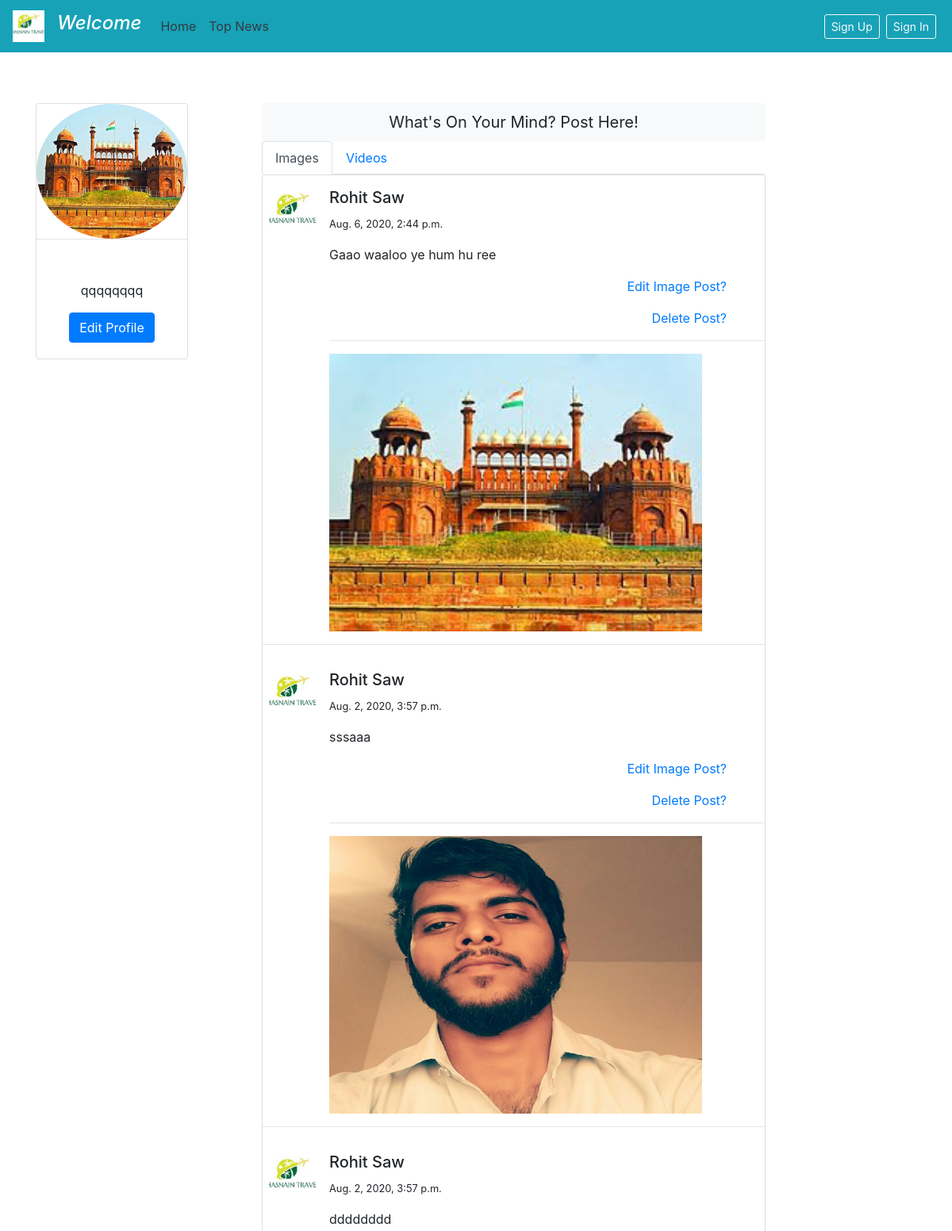
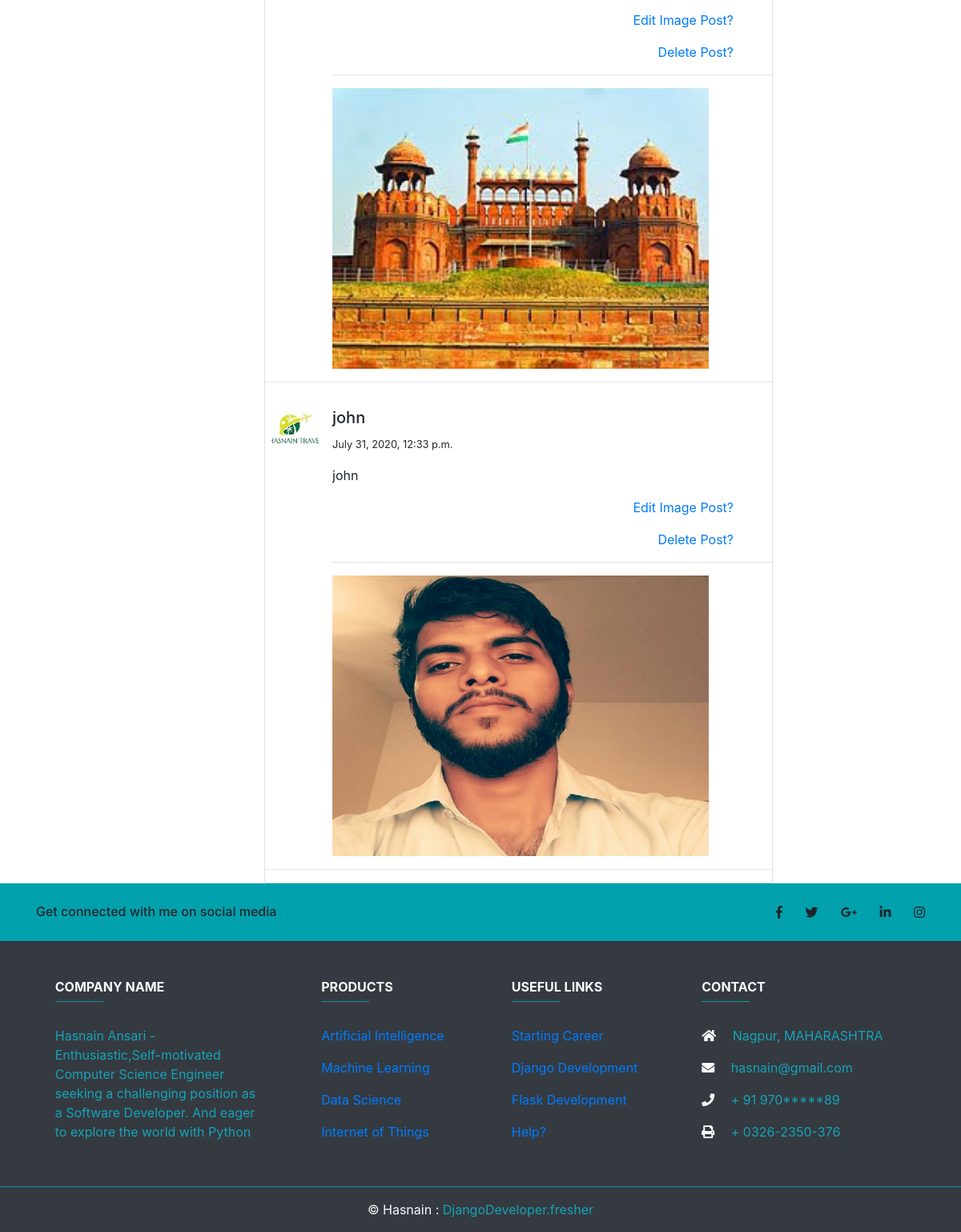
Page /fbuser on the committed database (2 pictures, top to bottom).
### fb1/models.py (models this page shows)
class Userprofile(models.Model):
    profilepic = models.ImageField(default = 'static/images/hasntravel.jpg')
    about = models.TextField()

class Imagepost(models.Model):
    imagename = models.ImageField()
    date = models.DateTimeField(default=datetime.now())
    caption = models.CharField(max_length = 2222 , default = None)
    image = models.ImageField()

### fb1/views.py (the view)
# urls.py: path('fbuser', views.fbuser,name='fbuser'),
def fbuser(request):
    fetchuserdata = Userprofile.objects.all().last() #for getting last person or last data from database
    fetchimagepost = Imagepost.objects.all()[::-1]
    fetchvideopost = Videopost.objects.all()[::-1]
    """ if request.method == 'POST':

        postmessage = request.POST.get('postcomment')
        pm = Postcomment(message1=postmessage)
        pm.save()
        return redirect("/fbuser") """
    return render(request , 'fbuser.html', {'fetchimage':fetchimagepost , 'fetchvideo': fetchvideopost , 'fetchuser':fetchuserdata})

### templates/fbuser.html (shortened to what this page needs)
{% extends 'base.html' %}
{% block content %}
<div class = "container  pt-5">
<div class="row">
  <div class="col-sm-3">
  <div class="card text-center" style="width: 12rem;">
  {% if fetchuser.profilepic == None %}
  <img src="static/images/hasntravel.jpg" class="rounded-circle" style="width: auto; height: 170px;" alt="Cinque Terre">
 {% else %}
  <img src="{{fetchuser.profilepic.url}}" class="rounded-circle" style="width: auto; height: 170px;" alt="Cinque Terre">
{% endif %}
  <hr class="hr mt-0" >
  <div class="card-body">
    <p class="card-text">{{fetchuser.about}}</p>
    <a href="editprofile" class="btn btn-primary">Edit Profile</a>
  </div>
</div>
  </div>
  <div class="col-sm-7 col-offset-md-2">
<a type="button" class="btn btn-light btn-lg btn-block" href="posts">What's On Your Mind? Post Here!</a>
      <ul class="nav nav-tabs" id="myTab" role="tablist">
  <li class="nav-item">
    <a class="nav-link active" id="home-tab" data-toggle="tab" href="#home" role="tab" aria-controls="home" aria-selected="true">Images</a>
  </li>
  <li class="nav-item">
    <a class="nav-link" id="profile-tab" data-toggle="tab" href="#profile" role="tab" aria-controls="profile" aria-selected="false">Videos</a>
  </li>
</ul>
<div class="tab-content" id="myTabContent">
  <div class="tab-pane fade show active" id="home" role="tabpanel" aria-labelledby="home-tab"><div class="card">
      {% for fetch1 in fetchimage %}
      {% if fetch1.image %}
      <div class="media mt-3">
      <img src="static/images/hasntravel.jpg" class="align-self-start mr-3 ml-2 mr-2" style="width: 60px; height: 60px;" alt="...">
      <div class="media-body">
      <div class="col-sm-13">
        <h5 class="mt-0">{{fetch1.imagename}}</h5>
        <p><small>{{fetch1.date}}</small></p>
        <p>{{fetch1.caption}}</p>
            <a href = 'imagepost'>
             <p class = "text-right mr-5">Edit Image Post?</p>
            </a>
            <a href="{% url 'delete' fetch1.id %}">
            <p class = "text-right mr-5">Delete Post?</p>
            </a>
          </div>
        <hr>
        {% if fetch1.image %}
    <img src="{{fetch1.image.url}}" class="img-fluid" style="width: auto; width: 470px; height: 350px;" alt="Responsive image">
      {% endif %}
      </div>
    </div>
        <hr class="hr mt-3 mb-3">
      {% endif %}
    {% endfor %}
</div>
</div>
</div>
  </div>
  </div>
  </div>
{%endblock%}

### templates/base.html (shortened to what this page needs)
<!doctype html>
<html lang="en">
  <head>
    <link rel="stylesheet" href="https://stackpath.bootstrapcdn.com/bootstrap/4.5.0/css/bootstrap.min.css">
  </head>
  <body>
  <nav class="navbar navbar-expand-md navbar-dark fixed-top bg-info">
  <a class="navbar-brand" href="#">
    <img src="static/images/hasntravel.jpg" alt="logo" style="width:40px;">
  </a>
  <a class="navbar-brand" href="#"><i><h4>Welcome</i>  {{user.first_name}} </h4></a>
  <div class="collapse navbar-collapse" id="navbarSupportedContent">
    <ul class="navbar-nav mr-auto">
      <li class="nav-item active">
        <a class="nav-link text-dark" href="/">Home <span class="sr-only">(current)</span></a>
      </li>
      <li class="nav-item">
        <a class="nav-link text-dark waves-effect waves-light" href="news">Top News</a>
      </li>
    </ul>
 {% if user.is_authenticated %}
      <a class="btn btn-outline-light btn-sm my-2" href="logout" role="button">Logout</a>
    {% else %}
      <a class="btn btn-outline-light btn-sm my-2 mx-1" href="sign_up" role="button">Sign Up</a>
      <a class="btn btn-outline-light btn-sm my-2 mx-1" href="signin" role="button">Sign In</a>
    {% endif %}
  </div>
</nav>
{% block content %}
  {%endblock%}
<link rel="stylesheet" href="https://use.fontawesome.com/releases/v5.7.0/css/all.css">
<footer class="page-footer font-small bg-dark">
  <div style="background-color: #00A1AD;">
    <div class="container">
      <div class="row py-4 d-flex align-items-center">
        <div class="col-md-6 col-lg-5 text-center text-md-left mb-4 mb-md-0">
          <h6 class="mb-0 ">Get connected with me on social media</h6>
        </div>
        <div class="col-md-6 col-lg-7 text-center text-md-right">
          <a class="fb-ic">
            <i class="fab fa-facebook-f white-text mr-4"> </i>
          </a>
          <a class="tw-ic">
            <i class="fab fa-twitter white-text mr-4"> </i>
          </a>
          <a class="gplus-ic">
            <i class="fab fa-google-plus-g white-text mr-4"> </i>
          </a>
          <a class="li-ic">
            <i class="fab fa-linkedin-in white-text mr-4"> </i>
          </a>
          <a class="ins-ic">
            <i class="fab fa-instagram white-text"> </i>
          </a>
        </div>
      </div>
    </div>
  </div>
  <div class="container text-center text-md-left mt-5">
    <div class="row mt-3">
      <div class="col-md-3 col-lg-4 col-xl-3 mx-auto mb-4">
        <h6 class="text-uppercase font-weight-bold text-light">Company name</h6>
        <hr class="bg-info accent-2 mb-4 mt-0 d-inline-block mx-auto" style="width: 60px;">
        <p class = "text text-info">Hasnain Ansari - Enthusiastic,Self-motivated Computer Science Engineer seeking a challenging position as a Software Developer. And eager to explore the world with Python</p>
      </div>
      <div class="col-md-2 col-lg-2 col-xl-2 mx-auto mb-4">
        <h6 class="text-uppercase font-weight-bold text-light">Products</h6>
        <hr class="bg-info accent-2 mb-4 mt-0 d-inline-block mx-auto" style="width: 60px;">
        <p>
          <a href="#!">Artificial Intelligence</a>
        </p>
        <p>
          <a href="#!">Machine Learning</a>
        </p>
        <p>
          <a href="#!">Data Science</a>
        </p>
        <p>
          <a href="#!">Internet of Things</a>
        </p>
      </div>
      <div class="col-md-3 col-lg-2 col-xl-2 mx-auto mb-4">
        <h6 class="text-uppercase font-weight-bold text-light">Useful links</h6>
        <hr class="bg-info accent-2 mb-4 mt-0 d-inline-block mx-auto" style="width: 60px;">
        <p>
          <a href="#!">Starting Career</a>
        </p>
        <p>
          <a href="#!">Django Development</a>
        </p>
        <p>
          <a href="#!">Flask Development</a>
        </p>
        <p>
          <a href="#!">Help?</a>
        </p>
      </div>
      <div class="col-md-4 col-lg-3 col-xl-3 mx-auto mb-md-0 mb-4">
        <h6 class="text-uppercase font-weight-bold text-light">Contact</h6>
        <hr class="bg-info accent-2 mb-4 mt-0 d-inline-block mx-auto" style="width: 60px;">
        <p class = "text text-info">
          <i class="fas fa-home mr-3 text-light"></i> Nagpur, MAHARASHTRA</p>
        <p class = "text text-info">
          <i class="fas fa-envelope mr-3 text-light"></i> hasnain@gmail.com</p>
        <p class = "text text-info">
          <i class="fas fa-phone mr-3 text-light"></i> + 91 970*****89</p>
        <p class = "text text-info">
          <i class="fas fa-print mr-3 text-light"></i> + 0326-2350-376</p>
      </div>
    </div>
  </div>
<hr class="hr mb-0 bg-info">
  <div class="footer-copyright text-center py-3 text-light">© Hasnain :
    <a class = "text-info" href="https://docs.djangoproject.com/en/3.1/"> DjangoDeveloper.fresher</a>
  </div>
</footer>
  </body>
</html>

### rows in the picture
Userprofile: profilepic (picture), about "qqqqqqqq"
Imagepost: imagename "Rohit Saw", date "Aug. 6, 2020, 2:44 p.m.", caption "Gaao waaloo ye hum hu ree", image (picture)
Imagepost: imagename "Rohit Saw", date "Aug. 2, 2020, 3:57 p.m.", caption "sssaaa", image (picture)
Imagepost: imagename "Rohit Saw", date "Aug. 2, 2020, 3:57 p.m.", caption "dddddddd", image (picture)
Imagepost: imagename "john", date "July 31, 2020, 12:33 p.m.", caption "john", image (picture)
